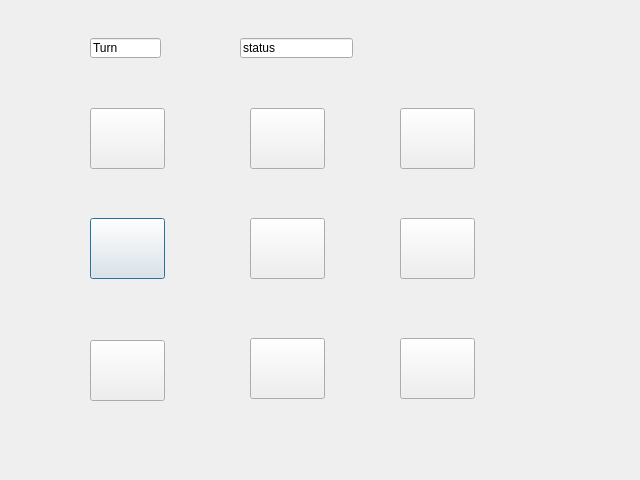
<?xml version="1.0" encoding="UTF-8"?>
<ui version="4.0">
 <class>Dialog</class>
 <widget class="QDialog" name="Dialog">
  <property name="geometry">
   <rect>
    <x>0</x>
    <y>0</y>
    <width>640</width>
    <height>480</height>
   </rect>
  </property>
  <property name="windowTitle">
   <string>Dialog</string>
  </property>
  <widget class="QLineEdit" name="lineEdit">
   <property name="geometry">
    <rect>
     <x>90</x>
     <y>38</y>
     <width>71</width>
     <height>20</height>
    </rect>
   </property>
   <property name="text">
    <string>Turn</string>
   </property>
  </widget>
  <widget class="QPushButton" name="pushButton_4">
   <property name="geometry">
    <rect>
     <x>90</x>
     <y>218</y>
     <width>75</width>
     <height>61</height>
    </rect>
   </property>
   <property name="text">
    <string/>
   </property>
  </widget>
  <widget class="QPushButton" name="pushButton_2">
   <property name="geometry">
    <rect>
     <x>250</x>
     <y>108</y>
     <width>75</width>
     <height>61</height>
    </rect>
   </property>
   <property name="text">
    <string/>
   </property>
  </widget>
  <widget class="QPushButton" name="pushButton_8">
   <property name="geometry">
    <rect>
     <x>250</x>
     <y>338</y>
     <width>75</width>
     <height>61</height>
    </rect>
   </property>
   <property name="text">
    <string/>
   </property>
  </widget>
  <widget class="QPushButton" name="pushButton_5">
   <property name="geometry">
    <rect>
     <x>250</x>
     <y>218</y>
     <width>75</width>
     <height>61</height>
    </rect>
   </property>
   <property name="text">
    <string/>
   </property>
  </widget>
  <widget class="QPushButton" name="pushButton_9">
   <property name="geometry">
    <rect>
     <x>400</x>
     <y>338</y>
     <width>75</width>
     <height>61</height>
    </rect>
   </property>
   <property name="text">
    <string/>
   </property>
  </widget>
  <widget class="QPushButton" name="pushButton_3">
   <property name="geometry">
    <rect>
     <x>400</x>
     <y>108</y>
     <width>75</width>
     <height>61</height>
    </rect>
   </property>
   <property name="text">
    <string/>
   </property>
  </widget>
  <widget class="QPushButton" name="pushButton">
   <property name="geometry">
    <rect>
     <x>90</x>
     <y>108</y>
     <width>75</width>
     <height>61</height>
    </rect>
   </property>
   <property name="text">
    <string/>
   </property>
  </widget>
  <widget class="QPushButton" name="pushButton_6">
   <property name="geometry">
    <rect>
     <x>400</x>
     <y>218</y>
     <width>75</width>
     <height>61</height>
    </rect>
   </property>
   <property name="text">
    <string/>
   </property>
  </widget>
  <widget class="QLineEdit" name="lineEdit_2">
   <property name="geometry">
    <rect>
     <x>240</x>
     <y>38</y>
     <width>113</width>
     <height>20</height>
    </rect>
   </property>
   <property name="text">
    <string>status</string>
   </property>
  </widget>
  <widget class="QPushButton" name="pushButton_7">
   <property name="geometry">
    <rect>
     <x>90</x>
     <y>340</y>
     <width>75</width>
     <height>61</height>
    </rect>
   </property>
   <property name="text">
    <string/>
   </property>
  </widget>
 </widget>
 <resources/>
 <connections/>
</ui>
